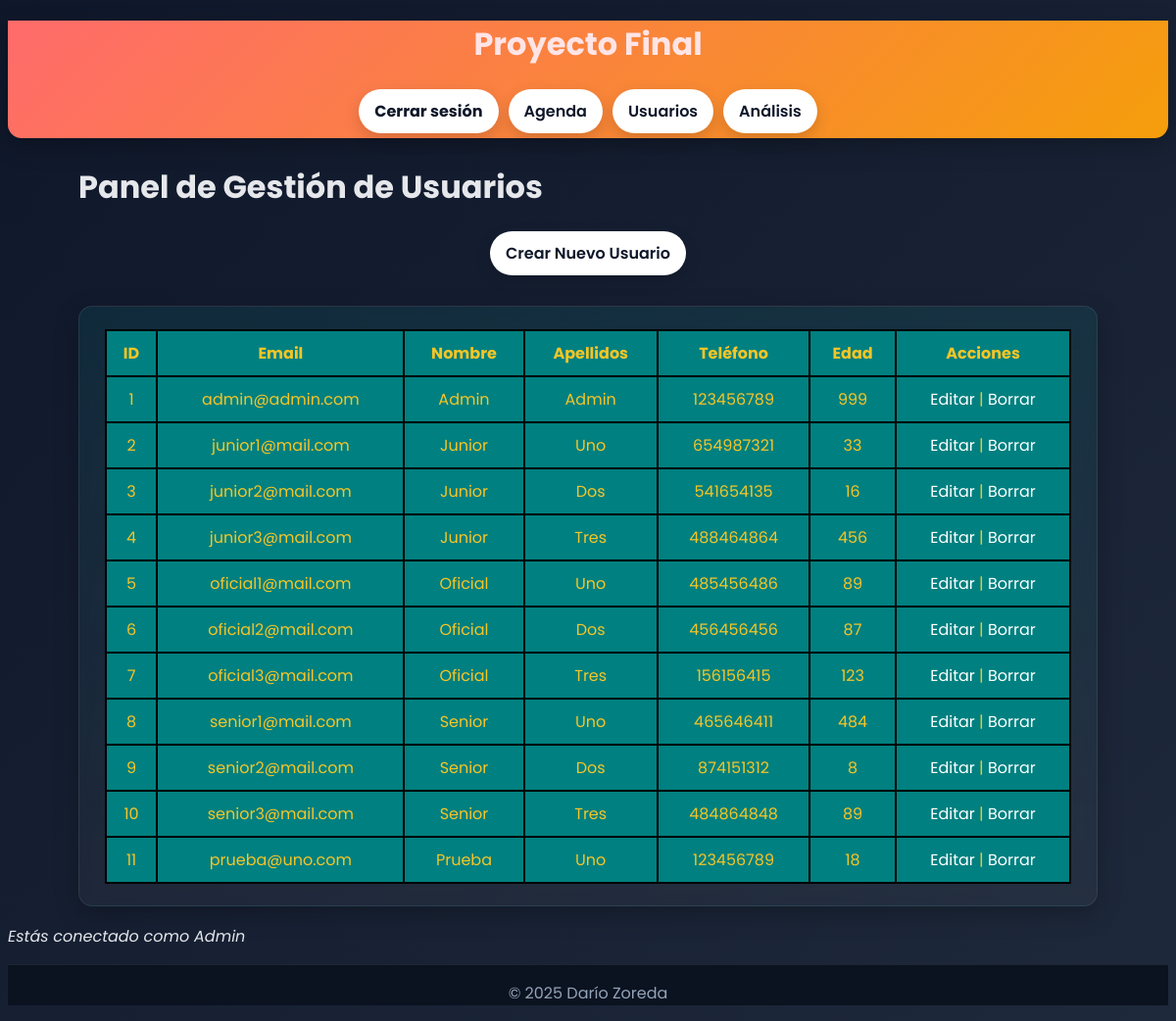
/usuarios (signed in), run on the app's committed database.
### app/models.py (models this page shows, shortened)
class User(db.Model, UserMixin):
    __tablename__ = 'usuarios'
    id: so.Mapped[int] = so.mapped_column(primary_key=True)
    email: so.Mapped[str] = so.mapped_column(sa.String(64), index=True, unique=True)
    nombre: so.Mapped[str] = so.mapped_column(sa.String(64), index=True, unique=False)
    apellidos: so.Mapped[str] = so.mapped_column(sa.String(64), index=True, unique=False)
    telefono: so.Mapped[int] = so.mapped_column(sa.Integer(), index=True, unique=False)
    edad: so.Mapped[int] = so.mapped_column(sa.Integer(), index=True, unique=False)
    hash_contraseña: so.Mapped[str] = so.mapped_column(sa.String(256))

### app/usuarios/routes.py (the view)
@usuarios_bp.route('/usuarios')
@login_required
def index():
    users = User.query.all()
    return render_template('usuarios/tabla.html', users=users, title='Vista general')

### app/models.py (called while the page is built)
@acceso.user_loader
def load_user(user_id: str):
    try:
        return db.session.get(User, int(user_id))
    except Exception:
        return None

### app/templates/usuarios/tabla.html
{% extends "base.html" %}
{% block content %}
<div class="container">
  <h1>Panel de Gestión de Usuarios</h1>
    <nav>
      <a href="{{ url_for('usuarios.create') }}">Crear Nuevo Usuario</a>
    </nav>
  {% if users %}
  <div class="bloque_contenido">
  <table class="usuarios">
    <thead>
      <tr>
        <th>ID</th>
        <th>Email</th>
        <th>Nombre</th>
        <th>Apellidos</th>
        <th>Teléfono</th>
        <th>Edad</th>
        <th>Acciones</th>
      </tr>
    </thead>
    <tbody>
    {% for u in users %}
      <tr>
        <td>{{ u.id }}</td>
        <td>{{ u.email }}</td>
        <td>{{ u.nombre }}</td>
        <td>{{ u.apellidos }}</td>
        <td>{{ u.telefono }}</td>
        <td>{{ u.edad }}</td>
        <td>
          <a href="{{ url_for('usuarios.confirmar', user_id=u.id) }}">Editar</a> |
          <a href="{{ url_for('usuarios.delete', user_id=u.id) }}">Borrar</a>
        </td>
      </tr>
    {% endfor %}
    </tbody>
  </table>
  </div>
  {% endif %}
</div>
{% endblock %}

### app/templates/base.html (shortened to what this page needs)
<!DOCTYPE html>
<html lang="es">
<head>
    <link rel="stylesheet" href="{{ url_for('static', filename='css/styles.css') }}">
</head>
<body>
    <header>
        <h1><a href="{{ url_for('inicio') }}"> Proyecto Final </a></h1>
        <nav>
            {% if current_user.is_anonymous %}
            <a href="{{ url_for('usuarios.login') }}"><b>Acceder</b></a>
            {% else %}
            <a href="{{ url_for('usuarios.logout') }}"><b>Cerrar sesión</b></a>
            {% endif %}
            <a href="{{ url_for('agenda.index') }}">Agenda</a>
            {% if current_user.id == 1 %}
            <a href="{{ url_for('usuarios.index') }}">Usuarios</a>
            {% endif %}
            <a href="{{ url_for('analisis.index') }}">Análisis</a>
        </nav>
    </header>
    <main>
        {% block content %}
        {% endblock %}
    {% if current_user.is_authenticated %}
    <p><em>Estás conectado como {{ current_user.nombre }}</em></p>
    {% endif %}
    </main>
    <footer>
        <p>&copy; 2025 Darío Zoreda</p>
    </footer>
</body>
</html>

### app/static/css/styles.css (style rules this page uses)
:root { --bg: #0f172a; --bg-grad-1: #0f172a; --bg-grad-2: #1e293b; --card: #0ea5a5; --card-soft: rgba(14, 165, 165, 0.12); --primary: #ff6b6b; --primary-700: #e85a5a; --primary-800: #d94d4d; --accent: #22c55e; --text: #e5e7eb; --muted: #94a3b8; --shadow: 0 8px 24px rgba(0,0,0,0.25); --radius: 14px; --radius-sm: 10px; --transition: 220ms ease; }
body { font-family: 'Poppins', Arial, sans-serif; color: var(--text); background: linear-gradient(135deg, var(--bg-grad-1), var(--bg-grad-2)); }
main { background: transparent; }
header { background: linear-gradient(135deg, var(--primary), #f59e0b); color: #fff; box-shadow: var(--shadow); border-bottom-left-radius: var(--radius); border-bottom-right-radius: var(--radius); text-align: center; }
header a { text-decoration: none; color: #ffe4e6; }
.container { width: min(100%, 1040px); margin: 0 auto; padding: 0 18px; }
nav { margin: 20px 0 26px; display: flex; gap: 10px; flex-wrap: wrap; justify-content: center; align-items: center; padding-bottom: 5px; }
nav a { color: #0f172a; background: #fff; border-radius: 999px; padding: 10px 16px; text-decoration: none; font-weight: 600; transition: transform var(--transition), background var(--transition), color var(--transition), box-shadow var(--transition); box-shadow: 0 6px 16px rgba(0,0,0,0.15); }
.bloque_contenido { background: linear-gradient(180deg, var(--card-soft), rgba(255,255,255,0.04)); border: 1px solid rgba(255,255,255,0.08); border-radius: var(--radius); box-shadow: var(--shadow); padding: 1.4em 1.6em; margin: 10px 0 18px; backdrop-filter: blur(6px); -webkit-backdrop-filter: blur(6px); transition: transform var(--transition), box-shadow var(--transition), border-color var(--transition); }
.bloque_contenido a { color: #fff; text-decoration: none; border-bottom: 2px solid transparent; transition: color var(--transition), border-color var(--transition); }
footer { background: #0b1220; color: var(--muted); border-top: 1px solid rgba(255,255,255,0.08); text-align: center; }
.usuarios { border-collapse: separate; border-spacing: 0; border: 1px solid #000; overflow: hidden; color:#f5c527; background-color: rgb(32, 206, 206); width: 100%; max-width: 100%; margin: 0 auto; }
.usuarios th, td { padding: 10px; text-align: center; border: 1px solid #000; background-color: teal; }

### data on the page
User: id "1", email "admin@admin.com", nombre "Admin", apellidos "Admin", telefono "123456789", edad "999"
User: id "2", email "junior1@mail.com", nombre "Junior", apellidos "Uno", telefono "654987321", edad "33"
User: id "3", email "junior2@mail.com", nombre "Junior", apellidos "Dos", telefono "541654135", edad "16"
User: id "4", email "junior3@mail.com", nombre "Junior", apellidos "Tres", telefono "488464864", edad "456"
User: id "5", email "oficial1@mail.com", nombre "Oficial", apellidos "Uno", telefono "485456486", edad "89"
User: id "6", email "oficial2@mail.com", nombre "Oficial", apellidos "Dos", telefono "456456456", edad "87"
User: id "7", email "oficial3@mail.com", nombre "Oficial", apellidos "Tres", telefono "156156415", edad "123"
User: id "8", email "senior1@mail.com", nombre "Senior", apellidos "Uno", telefono "465646411", edad "484"
User: id "9", email "senior2@mail.com", nombre "Senior", apellidos "Dos", telefono "874151312", edad "8"
User: id "10", email "senior3@mail.com", nombre "Senior", apellidos "Tres", telefono "484864848", edad "89"
User: id "11", email "prueba@uno.com", nombre "Prueba", apellidos "Uno", telefono "123456789", edad "18"
